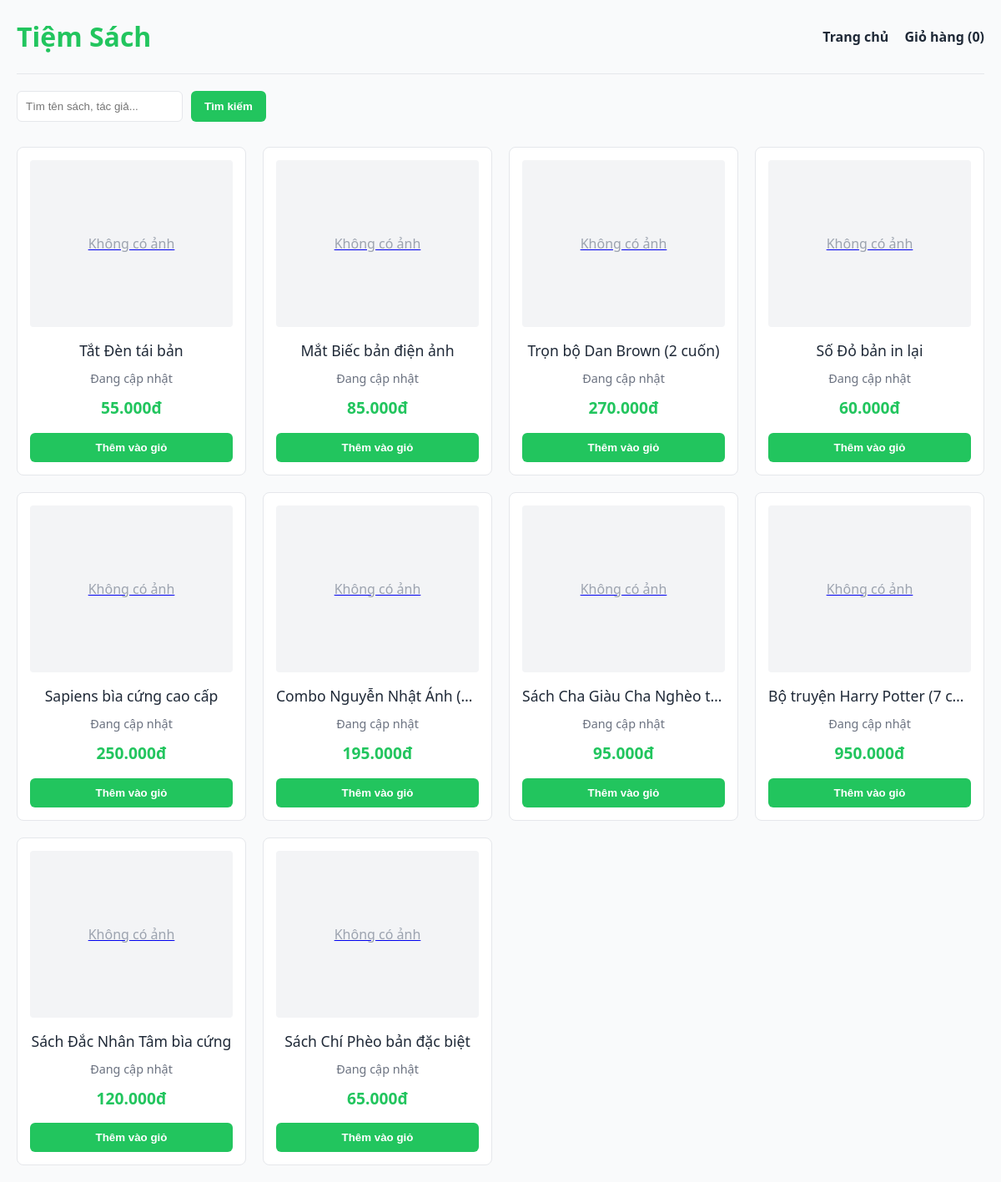
The page / on the database its author committed.
### tables this page shows
CREATE TABLE IF NOT EXISTS `CH` (
    `id` INT AUTO_INCREMENT PRIMARY KEY,
    `tenSP` VARCHAR(255) NOT NULL,
    `gia` DECIMAL(10, 2) NOT NULL,
    `sl` INT DEFAULT 10,
    `mo_ta` TEXT
);

### controllers/ProductController.php (called while the page is built, shortened)
<?php
require_once './models/sanpham.php';
class ProductController {
    public function index() {
        $keyword = isset($_GET['keyword']) ? trim($_GET['keyword']) : '';
        $model = new Sanpham();
        $sp = $model->getAll($keyword);
        $cartCount = 0;
        require './views/dssp.php';
    }
}
?>

### models/database.php (called while the page is built, shortened)
<?php
class Database {
    private $host = 'localhost';
    private $user = 'root';
    private $pass = '';
    private $dbname = 'quanly_sach';
    public function __construct() {
        try {
            $this->conn = new PDO("mysql:host={$this->host};dbname={$this->dbname}", $this->user, $this->pass);
        } catch(PDOException $e) {
            die("Kết nối thất bại: " . $e->getMessage());
        }
    }
}
?>

### models/sanpham.php (called while the page is built, shortened)
<?php
require_once 'database.php';
class Sanpham {
    private $db;
    public function __construct() {
        $this->db = new Database();
    }
    public function getAll($keyword = '') {
        $sql = "SELECT * FROM CH WHERE 1=1";
        $sql .= " ORDER BY id DESC";
        $stmt = $this->db->conn->prepare($sql);
        try {
            $stmt->execute();
            return $stmt->fetchAll(PDO::FETCH_ASSOC);
        } catch (Exception $e) {
            return [];
        }
    }
}
?>

### views/dssp.php (the view, shortened to what this page needs)
<!DOCTYPE html>
<html lang="vi">
<head>
</head>
<body>
<div class="container">
    <header>
        <a href="index.php" style="text-decoration: none;"><h1>Tiệm Sách</h1></a>
        <div class="header-links">
            <a href="index.php">Trang chủ</a>
            <a href="#">Giỏ hàng (<?= isset($cartCount) ? $cartCount : 0 ?>)</a>
        </div>
    </header>
    <div class="toolbar">
        <form action="index.php" method="GET" class="search-form">
            <input type="text" name="keyword" placeholder="Tìm tên sách, tác giả..." value="<?= isset($keyword) ? htmlspecialchars($keyword) : '' ?>">
            <button type="submit">Tìm kiếm</button>
        </form>
    </div>
    <div class="product-grid">
        <?php if (isset($sp) && !empty($sp)): ?>
            <?php foreach ($sp as $SP): ?>
                <div class="product-card">
                    <a href="index.php?act=chitiet&id=<?= $SP['id'] ?>">
                        <?php if(isset($SP['img']) && !empty($SP['img'])): ?>
                            <img src="<?= htmlspecialchars($SP['img']) ?>" alt="<?= htmlspecialchars($SP['tenSP'] ?? '') ?>" class="product-image">
                        <?php else: ?>
                            <div class="product-image" style="display:flex;align-items:center;justify-content:center;color:#9ca3af;">Không có ảnh</div>
                        <?php endif; ?>
                    </a>
                    <a href="index.php?act=chitiet&id=<?= $SP['id'] ?>" class="product-title" title="<?= htmlspecialchars($SP['tenSP'] ?? '') ?>">
                        <?= htmlspecialchars($SP['tenSP'] ?? 'Chưa cập nhật') ?>
                    </a>
                    <div class="product-author"><?= htmlspecialchars($SP['tacgia'] ?? 'Đang cập nhật') ?></div>
                    <div class="product-price"><?= number_format($SP['gia'] ?? 0, 0, ',', '.') ?>đ</div>
                    <form action="index.php?act=add_cart" method="POST">
                        <button type="submit" style="width: 100%;">Thêm vào giỏ</button>
                    </form>
                </div>
            <?php endforeach; ?>
        <?php else: ?>
            <div class="empty-msg">Không tìm thấy sản phẩm nào.</div>
        <?php endif; ?>
    </div>
</div>
</body>
</html>

### views/dssp.php (style rules this page uses)
:root { --primary: #22c55e; --primary-hover: #16a34a; --bg: #f9fafb; --text: #1f2937; --text-light: #6b7280; --card-bg: #ffffff; --border: #e5e7eb; }
body { font-family: system-ui, -apple-system, sans-serif; background-color: var(--bg); color: var(--text); margin: 0; padding: 0; line-height: 1.5; }
.container { max-width: 1200px; margin: 0 auto; padding: 20px; }
header { display: flex; justify-content: space-between; align-items: center; padding-bottom: 20px; border-bottom: 1px solid var(--border); margin-bottom: 20px; }
header h1 { margin: 0; color: var(--primary); }
.header-links a { text-decoration: none; color: var(--text); font-weight: bold; margin-left: 15px; }
.toolbar { display: flex; justify-content: space-between; margin-bottom: 30px; gap: 10px; }
.search-form { display: flex; gap: 10px; }
input[type="text"], select { padding: 10px; border: 1px solid var(--border); border-radius: 6px; outline: none; }
button { padding: 10px 16px; background-color: var(--primary); color: white; border: none; border-radius: 6px; cursor: pointer; font-weight: bold; transition: background 0.2s; }
.product-grid { display: grid; grid-template-columns: repeat(auto-fill, minmax(220px, 1fr)); gap: 20px; }
.product-card { background: var(--card-bg); border: 1px solid var(--border); border-radius: 8px; padding: 15px; text-align: center; transition: transform 0.2s, box-shadow 0.2s; }
.product-image { width: 100%; height: 200px; object-fit: cover; border-radius: 4px; margin-bottom: 15px; background-color: #f3f4f6; }
.product-title { font-size: 1.1rem; margin: 0 0 10px 0; color: var(--text); text-decoration: none; display: block; overflow: hidden; text-overflow: ellipsis; white-space: nowrap; }
.product-author { font-size: 0.9rem; color: var(--text-light); margin-bottom: 10px; }
.product-price { font-size: 1.2rem; font-weight: bold; color: var(--primary); margin-bottom: 15px; }

### rows shown on the page
ch: tenSP "Tắt Đèn tái bản", tacgia "Đang cập nhật", gia "55.000"
ch: tenSP "Mắt Biếc bản điện ảnh", tacgia "Đang cập nhật", gia "85.000"
ch: tenSP "Trọn bộ Dan Brown (2 cuốn)", tacgia "Đang cập nhật", gia "270.000"
ch: tenSP "Số Đỏ bản in lại", tacgia "Đang cập nhật", gia "60.000"
ch: tenSP "Sapiens bìa cứng cao cấp", tacgia "Đang cập nhật", gia "250.000"
ch: tenSP "Combo Nguyễn Nhật Ánh (…", tacgia "Đang cập nhật", gia "195.000"
ch: tenSP "Sách Cha Giàu Cha Nghèo t…", tacgia "Đang cập nhật", gia "95.000"
ch: tenSP "Bộ truyện Harry Potter (7 c…", tacgia "Đang cập nhật", gia "950.000"
ch: tenSP "Sách Đắc Nhân Tâm bìa cứng", tacgia "Đang cập nhật", gia "120.000"
ch: tenSP "Sách Chí Phèo bản đặc biệt", tacgia "Đang cập nhật", gia "65.000"

### other values the page prints
$cartCount "0"
